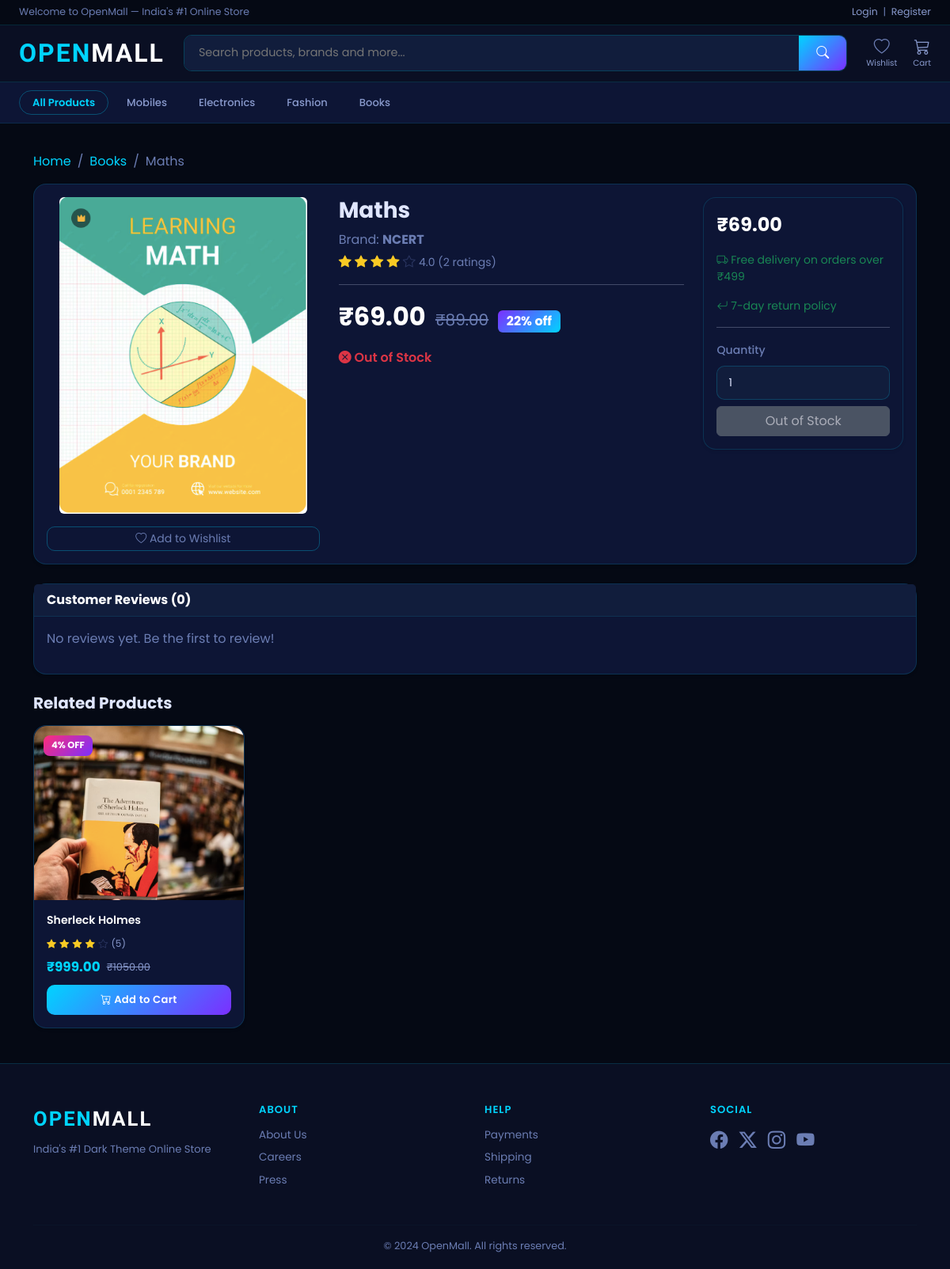
The app's page /product/maths/, older data.
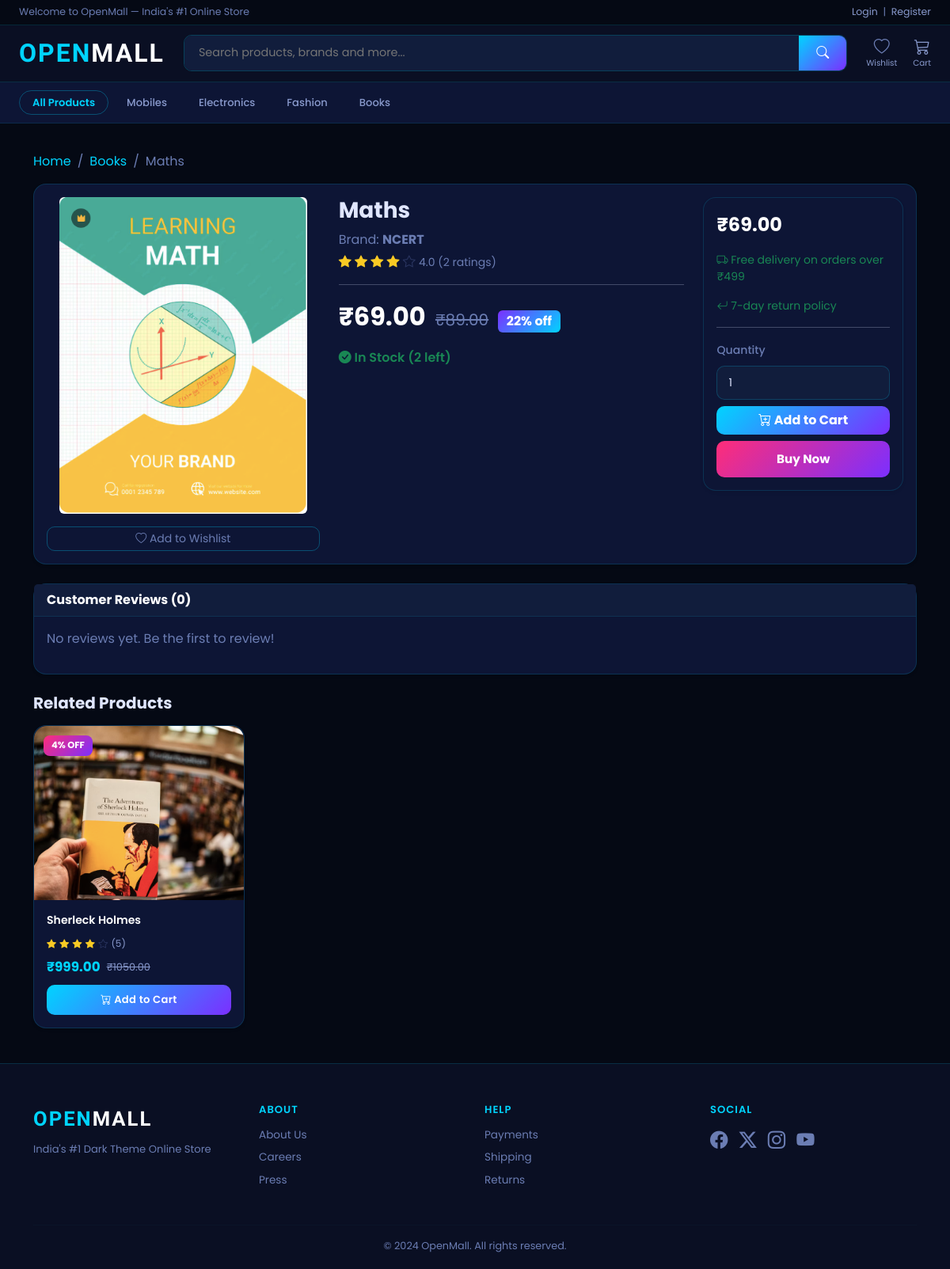
The same page, newer data.
### store/models.py (models this page shows, shortened)
class Product(models.Model):
    category       = models.ForeignKey(Category, related_name='products', on_delete=models.CASCADE)
    name           = models.CharField(max_length=200)
    slug           = models.SlugField(unique=True, blank=True)
    image          = models.ImageField(upload_to='products/', blank=True)
    description    = models.TextField(blank=True)
    price          = models.DecimalField(max_digits=10, decimal_places=2)
    original_price = models.DecimalField(max_digits=10, decimal_places=2, null=True, blank=True)
    stock          = models.PositiveIntegerField(default=0)
    available      = models.BooleanField(default=True)
    brand          = models.CharField(max_length=100, blank=True)
    rating         = models.DecimalField(max_digits=3, decimal_places=1, default=4.0)
    rating_count   = models.PositiveIntegerField(default=0)
    is_featured    = models.BooleanField(default=False)
    is_bestseller  = models.BooleanField(default=False)
    created        = models.DateTimeField(auto_now_add=True)
    updated        = models.DateTimeField(auto_now=True)
    class Meta:
        ordering = ['-created']
    def get_absolute_url(self):
        return reverse('store:product_detail', args=[self.slug])
    @property
    def discount_percent(self):
        if self.original_price and self.original_price > self.price:
            return int(((self.original_price - self.price) / self.original_price) * 100)
        return 0
    @property
    def in_stock(self):
        return self.stock > 0

class Category(models.Model):
    name = models.CharField(max_length=200)
    slug = models.SlugField(unique=True, blank=True)
    image = models.ImageField(upload_to='categories/', blank=True)
    class Meta:
        verbose_name_plural = 'Categories'
    def get_absolute_url(self):
        return reverse('store:product_list_by_category', args=[self.slug])

### store/views.py (the view, shortened to what this page needs)
# urls.py: path('product/<slug:slug>/', views.product_detail, name='product_detail'),
def product_detail(request, slug):
    product = get_object_or_404(Product, slug=slug, available=True)
    related = Product.objects.filter(category=product.category, available=True).exclude(id=product.id)[:4]
    reviews = product.reviews.all()
    wishlist_ids = []
    if request.user.is_authenticated:
        from accounts.models import Wishlist
        wishlist_ids = Wishlist.objects.filter(user=request.user).values_list('product_id', flat=True)
    return render(request, 'store/product_detail.html', {
        'product':  product,
        'related':  related,
        'reviews':  reviews,
        'wishlist': wishlist_ids,
    })

### cart/cart.py (called while the page is built)
    def __len__(self):
        return sum(item['quantity'] for item in self.cart.values())

### cart/context_processors.py (called while the page is built)
def cart(request):
    return {'cart': Cart(request)}

### store/context_processors.py (called while the page is built)
def categories_nav(request):
    return {'categories_nav': Category.objects.all()[:10]}

### templates/store/product_detail.html (shortened to what the changed rows need)
{% extends 'base.html' %}
{% block content %}
<div class="container mt-3">
  <nav aria-label="breadcrumb" class="mb-3">
    <ol class="breadcrumb">
      <li class="breadcrumb-item"><a href="{% url 'store:home' %}">Home</a></li>
      <li class="breadcrumb-item"><a href="{{ product.category.get_absolute_url }}">{{ product.category.name }}</a></li>
      <li class="breadcrumb-item active">{{ product.name }}</li>
    </ol>
  </nav>
  <div class="card shadow-sm mb-4">
    <div class="card-body">
      <div class="row g-4">
        <div class="col-md-4 text-center">
          {% if product.image %}
            <img src="{{ product.image.url }}" class="img-fluid rounded"
                 style="max-height:400px;object-fit:contain;" alt="{{ product.name }}">
          {% else %}
            <div class="bg-light rounded d-flex align-items-center justify-content-center" style="height:300px;">
              <i class="bi bi-image fs-1 text-secondary"></i>
            </div>
          {% endif %}
          <a href="{% url 'store:wishlist_toggle' product.id %}" class="btn btn-outline-secondary btn-sm mt-3 w-100">
            {% if product.id in wishlist %}
              <i class="bi bi-heart-fill text-danger"></i> Remove from Wishlist
            {% else %}
              <i class="bi bi-heart"></i> Add to Wishlist
            {% endif %}
          </a>
        </div>
        <div class="col-md-5">
          <h3 class="fw-bold">{{ product.name }}</h3>
          {% if product.brand %}
            <p class="text-muted mb-1">Brand: <strong>{{ product.brand }}</strong></p>
          {% endif %}
          <div class="text-warning mb-2">
            {% for i in "12345" %}
              {% if forloop.counter <= product.rating %}
                <i class="bi bi-star-fill"></i>
              {% else %}
                <i class="bi bi-star"></i>
              {% endif %}
            {% endfor %}
            <span class="text-muted small">{{ product.rating }} ({{ product.rating_count }} ratings)</span>
          </div>
          <hr>
          <div class="mb-3">
            <span class="fs-2 fw-bold text-dark">₹{{ product.price }}</span>
            {% if product.original_price %}
              <span class="text-muted text-decoration-line-through ms-2 fs-5">₹{{ product.original_price }}</span>
              <span class="badge bg-success ms-2 fs-6">{{ product.discount_percent }}% off</span>
            {% endif %}
          </div>
          {% if product.stock > 0 %}
            <p class="text-success fw-semibold"><i class="bi bi-check-circle-fill"></i> In Stock ({{ product.stock }} left)</p>
          {% else %}
            <p class="text-danger fw-semibold"><i class="bi bi-x-circle-fill"></i> Out of Stock</p>
          {% endif %}
        </div>
        <div class="col-md-3">
          <div class="card border shadow-sm">
            <div class="card-body">
              <p class="fw-bold fs-4 text-dark">₹{{ product.price }}</p>
              <p class="text-success small"><i class="bi bi-truck"></i> Free delivery on orders over ₹499</p>
              <p class="text-success small"><i class="bi bi-arrow-return-left"></i> 7-day return policy</p>
              <hr>
              <form method="post" action="{% url 'cart:cart_add' product.id %}">
                <div class="mb-2">
                  <label class="form-label small">Quantity</label>
                  <select name="quantity" class="form-select form-select-sm">
                  </select>
                </div>
                {% if product.in_stock %}
                  <button type="submit" class="btn btn-warning w-100 fw-bold mb-2">
                    <i class="bi bi-cart-plus"></i> Add to Cart
                  </button>
                  <button type="submit" name="buy_now" value="1" style="background:linear-gradient(135deg,#ff2d78,#7b2fff); border:none; color:white; font-weight:700; padding:12px; border-radius:10px; width:100%; font-size:.95rem; cursor:pointer;">
                     Buy Now
                  </button>
                {% else %}
                  <button class="btn btn-secondary w-100" disabled>Out of Stock</button>
                {% endif %}
              </form>
            </div>
          </div>
        </div>
      </div>
    </div>
  </div>
  <div class="card shadow-sm mb-4">
    <div class="card-header bg-white fw-bold">Customer Reviews ({{ reviews.count }})</div>
    <div class="card-body">
      {% for review in reviews %}
      <div class="border-bottom pb-3 mb-3">
        <div class="d-flex justify-content-between">
          <strong>{{ review.user.get_full_name|default:review.user.username }}</strong>
          <small class="text-muted">{{ review.created|date:"d M Y" }}</small>
        </div>
        <div class="text-warning small">
          {% for i in "12345" %}
            {% if forloop.counter <= review.rating %}<i class="bi bi-star-fill"></i>
            {% else %}<i class="bi bi-star"></i>{% endif %}
          {% endfor %}
        </div>
        <p class="fw-semibold mb-1">{{ review.title }}</p>
        <p class="text-muted small mb-0">{{ review.body }}</p>
      </div>
      {% empty %}
        <p class="text-muted">No reviews yet. Be the first to review!</p>
      {% endfor %}
    </div>
  </div>
</div>
{% endblock %}

Row changes from the older to the newer data that the page shows:
changed Product "Maths": stock (not shown) → "2"
Text that changed along with them:
text no longer shown: "Out of Stock Out of Stock"
text now shown: "In Stock ( left) Add to Cart Buy Now"
